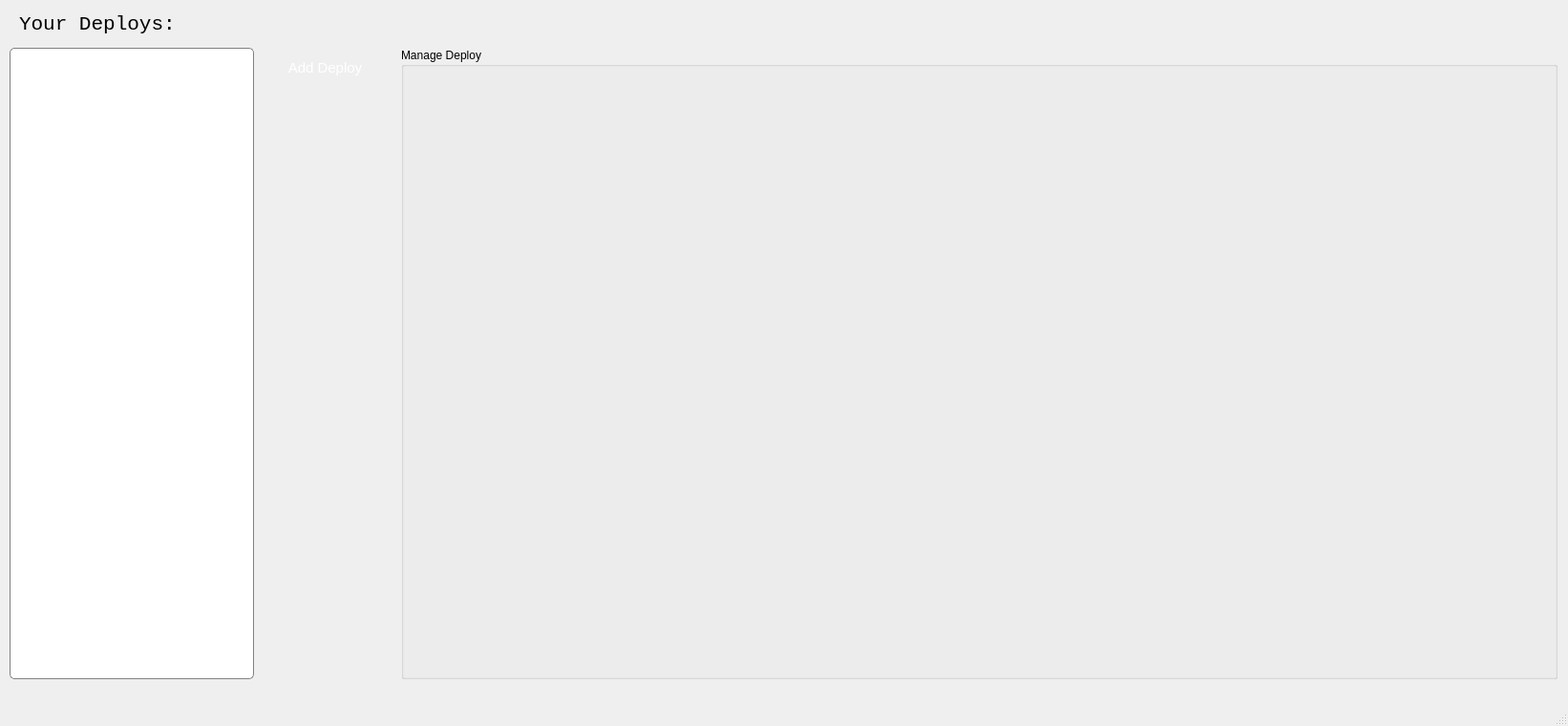
<?xml version="1.0" encoding="UTF-8"?>
<ui version="4.0">
 <class>DeployHelper</class>
 <widget class="QMainWindow" name="DeployHelper">
  <property name="geometry">
   <rect>
    <x>0</x>
    <y>0</y>
    <width>1642</width>
    <height>760</height>
   </rect>
  </property>
  <property name="minimumSize">
   <size>
    <width>1560</width>
    <height>760</height>
   </size>
  </property>
  <property name="mouseTracking">
   <bool>false</bool>
  </property>
  <property name="windowTitle">
   <string>MainWindow</string>
  </property>
  <widget class="QWidget" name="centralwidget">
   <widget class="QListWidget" name="listWidget_deploys">
    <property name="geometry">
     <rect>
      <x>10</x>
      <y>50</y>
      <width>256</width>
      <height>661</height>
     </rect>
    </property>
    <property name="styleSheet">
     <string notr="true">QListWidget{
    border: 1px solid gray;
    border-radius: 5px;
    padding: 0 8px;
    background: white;
    selection-background-color: darkgray;
	font-family: &quot;Lucida Console&quot;, &quot;Courier New&quot;, monospace;
}</string>
    </property>
    <property name="itemAlignment">
     <set>Qt::AlignHCenter</set>
    </property>
   </widget>
   <widget class="QLabel" name="label">
    <property name="geometry">
     <rect>
      <x>20</x>
      <y>10</y>
      <width>181</width>
      <height>31</height>
     </rect>
    </property>
    <property name="font">
     <font>
      <family>Lucida Console</family>
      <pointsize>16</pointsize>
     </font>
    </property>
    <property name="styleSheet">
     <string notr="true">font-family: &quot;Lucida Console&quot;, &quot;Courier New&quot;, monospace;</string>
    </property>
    <property name="text">
     <string>Your Deploys:</string>
    </property>
   </widget>
   <widget class="QPushButton" name="Btn_AddDeploy">
    <property name="geometry">
     <rect>
      <x>280</x>
      <y>50</y>
      <width>121</width>
      <height>41</height>
     </rect>
    </property>
    <property name="styleSheet">
     <string notr="true">QPushButton {
    /*border: 2px solid #000000;*/
    border-radius: 8px;
    background-color: qlineargradient(x1: 0, y1: 0, x2: 0, y2: 1,
                                      stop: 0 #2c509e, stop: 1 #0092d1);
    min-width: 80px;
	color:white;
	font-family: &quot;Lucida Console&quot;, &quot;Courier New&quot;, monospace;
	font-size: 15px;
}

QPushButton:pressed {
    background-color: qlineargradient(x1: 0, y1: 0, x2: 0, y2: 1,
                                      stop: 0 #0092d1, stop: 1 #2c509e);
}

QPushButton:flat {
    border: none; /* no border for a flat push button */
}

QPushButton:default {
    border-color: navy; /* make the default button prominent */
}</string>
    </property>
    <property name="text">
     <string>Add Deploy</string>
    </property>
   </widget>
   <widget class="QGroupBox" name="groupBox">
    <property name="geometry">
     <rect>
      <x>420</x>
      <y>50</y>
      <width>1211</width>
      <height>661</height>
     </rect>
    </property>
    <property name="title">
     <string>Manage Deploy</string>
    </property>
   </widget>
  </widget>
  <widget class="QMenuBar" name="menubar">
   <property name="geometry">
    <rect>
     <x>0</x>
     <y>0</y>
     <width>1642</width>
     <height>22</height>
    </rect>
   </property>
  </widget>
  <widget class="QStatusBar" name="statusbar"/>
 </widget>
 <resources/>
 <connections/>
</ui>
